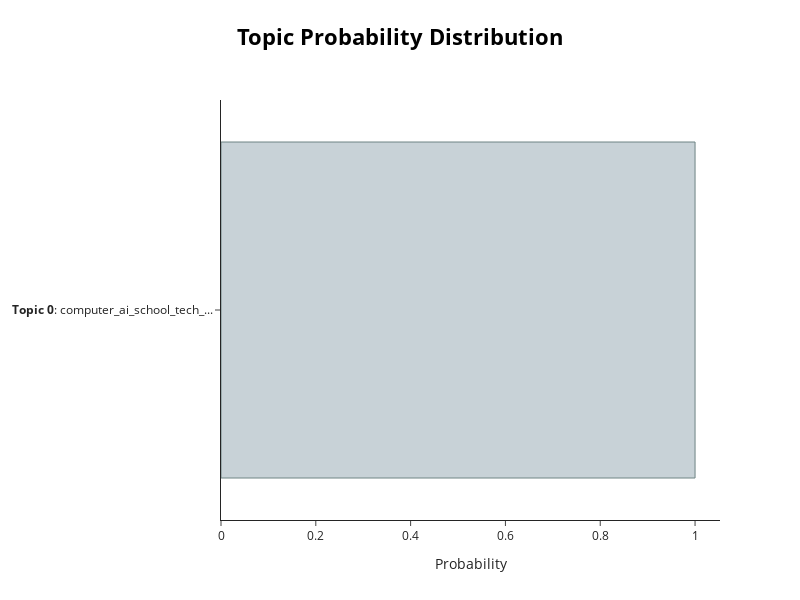

Write notebook code for a chart like this one.
### Code cell
#topic_distr, _ = alt_topic_model.approximate_distribution(docs_clo, min_similarity=0)
#alt_topic_model.visualize_distribution(topic_distr[131])
alt_topic_model.visualize_distribution(alt_probs[131])

### Figure 1 — Plotly figure (JSON) as saved in the notebook; plotly's stock layout.template omitted (floating-point values rounded to 4 significant figures)
{"data": [{"marker": {"color": "#C8D2D7", "line": {"color": "#6E8484", "width": 1}}, "orientation": "h", "type": "bar", "x": [1], "y": ["<b>Topic 0</b>: computer_ai_school_tech_..."]}], "layout": {"height": 600, "hoverlabel": {"bgcolor": "white", "font": {"family": "Rockwell", "size": 16}}, "title": {"font": {"color": "Black", "size": 22}, "text": "<b>Topic Probability Distribution</b>", "x": 0.5, "xanchor": "center", "y": 0.95, "yanchor": "top"}, "width": 800, "xaxis": {"title": {"text": "Probability"}}}}
